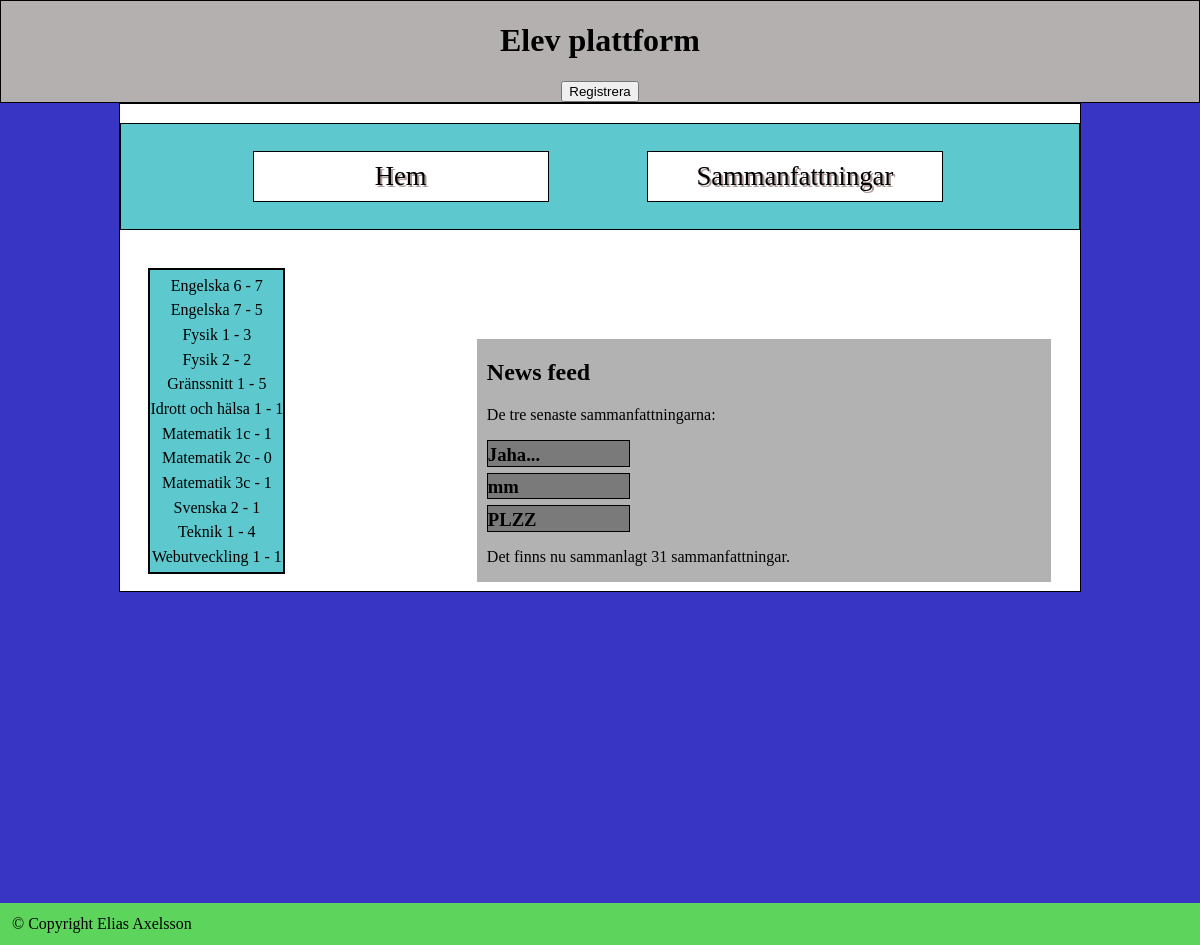
Screenshot of /elevplattform/index.php with the database file from the repository.
### tables this page shows
CREATE TABLE IF NOT EXISTS `courses` (
  `ID` int(11) NOT NULL AUTO_INCREMENT,
  `name` varchar(32) NOT NULL,
  PRIMARY KEY (`ID`)
);

CREATE TABLE IF NOT EXISTS `summary` (
  `ID` int(11) NOT NULL AUTO_INCREMENT,
  `title` varchar(64) NOT NULL,
  `content` text NOT NULL,
  `date` datetime NOT NULL,
  `course_id` int(11) NOT NULL,
  `user_id` int(11) NOT NULL,
  PRIMARY KEY (`ID`),
  KEY `subject_id` (`course_id`),
  KEY `user_id` (`user_id`)
);

### elevplattform/index.php (the view, shortened to what this page needs)
<!DOCTYPE html>
<html>
	<head>
	</head>
<body>
	<header>
		<h1>Elev plattform</h1>
		<a href="register.php"><button id="register" type="button">Registrera</button></a>
	</header>
	<div id="style">
		<div id="content">
			<nav id="navigation">
				<ul>
					<a href="index.php"><li class="buttons">Hem</li></a>
					<a href="view_summaries.php?page=1"><li class="buttons">Sammanfattningar</li></a>
				</ul>
			</nav>
			<section id="container">
				<?php
				$host = "localhost";
				$dbname = "elev_plattform";
				$username = "elev_plattform";
				$password = "12345";
				$numberOfSummaries = 0;
				$dsn = "mysql:host=$host; dbname=$dbname; charset=utf8mb4";
				$attr = array(PDO::ATTR_DEFAULT_FETCH_MODE => PDO::FETCH_ASSOC);
				$pdo = new PDO($dsn, $username, $password, $attr);
				if($pdo)
				{
					foreach ($pdo->query("SELECT * FROM courses") as $row)
					{
						$course_id = $row['ID'];
							foreach ($pdo->query("SELECT summary.*, summary.ID AS sum_ID, users.firstname, users.lastname, courses.* FROM summary JOIN courses
							ON summary.course_id=$course_id AND summary.course_id=courses.id JOIN users ON summary.user_id=users.id ORDER BY date DESC") as $row)
						{
							${$row['name']} ++;
						}
					}
					?>
					<ul id="courses_list">
					<?php
					foreach($pdo->query("SELECT * FROM courses ORDER BY name") as $row)
					{
						echo "<a href=\"view_summaries.php?course_id={$row['ID']}\"><li>{$row['name']} - ${$row['name']}</li></a>";
					}
					?>
					</ul>
					<div id="news_feed">
						<h2>News feed</h2>
						<p>De tre senaste sammanfattningarna:</p>
					<?php
					foreach ($pdo->query("SELECT summary.*, summary.ID AS sum_ID, users.firstname, users.lastname, courses.*
					FROM summary JOIN users ON users.id=summary.user_id JOIN courses ON summary.course_id=courses.id ORDER BY date DESC LIMIT 3") as $row)
					{
						echo "<div class=\"news_feed_summary\"> <a href=\"view_summaries.php?summary_id={$row['sum_ID']}\"> <div class=\"title\">{$row['title']}</div></a></div>";
					}
					foreach ($pdo->query("SELECT * FROM summary") as $row)
					{
						$numberOfSummaries ++;
					}
					echo "<p>Det finns nu sammanlagt $numberOfSummaries sammanfattningar.</p>";
					echo "</div>";
				}
				?>
			</section>
		</div>
	</div>
	<footer>
		<p>&copy Copyright Elias Axelsson</p>
	</footer>
</body>

### elevplattform/style.css (style rules this page uses)
html, body { width: 100%; height: 100%; padding: 0; margin: 0; }
header { border: 1px solid black; background-color: #b4b0b0; text-align: center; }
#register { margin-left: auto; }
#navigation { border: 1px solid black; font-size: 20pt; background-color: #5dc8cd; margin: 2% auto 3% auto; }
.buttons { list-style: none; display: inline-block; border: 1px solid black; background-color: white; width: 30%; padding: 1%; margin-left: 10%; text-align: center; color: black; text-shadow: 2px 2px #af9a9a; }
#content { background-color: white; border: 1px solid black; margin: auto; width: 80%; }
#style { background-color: #3835c5; margin: 0; min-height: 100%; }
footer { background-color: #5dd55d; position: relative; clear:both; }
footer > p { margin: 0; padding: 1%; }
#container { padding: 1%; }
#news_feed { background-color: rgba(0, 0, 0, 0.3); width: 60%; display: inline-block; margin-left: 20%; padding-left: 1%; }
.news_feed_summary > a { text-decoration: none; }
.news_feed_summary { margin-bottom: 1%; border: solid 1px #000; width: 25%; background-color: #7a7a7a; }
#courses_list { display: inline-block; border: 2px solid black; margin: 0 0 0 2%; list-style: none; text-align: center; padding: 0; background-color: #5dc8cd; }
#courses_list > a { color: black; text-decoration: none; list-style: none; }
#courses_list > a > li { margin: 5% 0; list-style: none; }
.title { font-weight: bold; font-size: 14pt; font-family: Century Gothic; color: black; padding-top: 2%; }

### rows the page displays
courses: name "Engelska 6", name "7"
courses: name "Engelska 7", name "5"
courses: name "Fysik 1", name "3"
courses: name "Fysik 2", name "2"
courses: name "Gränssnitt 1", name "5"
courses: name "Idrott och hälsa 1", name "1"
courses: name "Matematik 1c", name "1"
courses: name "Matematik 2c", name "0"
courses: name "Matematik 3c", name "1"
courses: name "Svenska 2", name "1"
courses: name "Teknik 1", name "4"
courses: name "Webutveckling 1", name "1"
summary: title "Jaha..."
summary: title "mm"
summary: title "PLZZ"

### other values shown
$numberOfSummaries "31"
